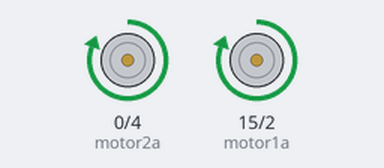
A program run on a simulated MicroPython board. Shown: motor-driver pin pairs drawn as motors (green arrow = first pin HIGH = forward, orange = second pin HIGH = backward, longer = more drive).

Above: at 0.2 s.
At 1.7 s:
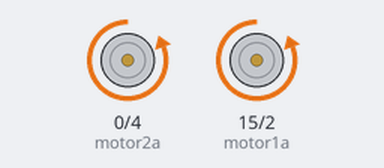
At 3.2 s:
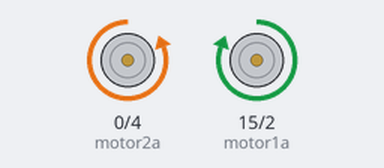
At 6.0 s:
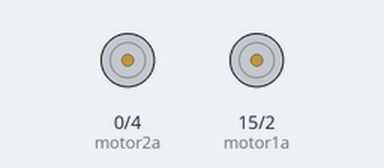
Timing chart, 0 to 9.1 s (numbered marks = the images above):
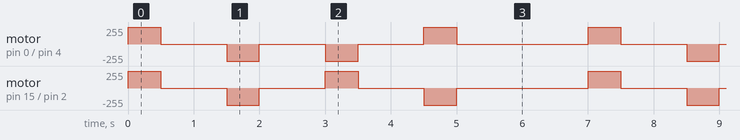

Measured:
- by itself, motor on pin 0 (motor2a) / pin 4 (motor2b): repeats every 7.0 s: 2 × (stopped 1.0 s, backward 255/255 0.50 s), stopped 1.0 s, forward 255/255 0.50 s, stopped 2.0 s, forward 255/255 0.50 s
- by itself, motor on pin 15 (motor1a) / pin 2 (motor1b): repeats every 7.0 s: stopped 1.0 s, backward 255/255 0.50 s, stopped 1.0 s, forward 255/255 0.50 s, stopped 1.0 s, backward 255/255 0.50 s, stopped 2.0 s, forward 255/255 0.50 s

The program:

vehicle_run_test__forward_.py
```python
from machine import Pin
import time
# =====================================================================
int1 = 15 #Brown
int2 = 2  #Red
int3 = 0  #Orange
int4 = 4  #Yellow
# =====================================================================
motor1a = Pin(int1,Pin.OUT)
motor1b = Pin(int2,Pin.OUT)
motor2a = Pin(int3,Pin.OUT)
motor2b = Pin(int4,Pin.OUT)
# =====================================================================
def fwd():
    motor1a(1)
    motor1b(0)
    motor2a(1)
    motor2b(0)
def stop():
    motor1a(0)
    motor1b(0)
    motor2a(0)
    motor2b(0)
def back():
    motor1a(0)
    motor1b(1)
    motor2a(0)
    motor2b(1)
def rotationLeft():
    motor1a(1)
    motor1b(0)
    motor2a(0)
    motor2b(1)
def rotationRight():
    motor1a(0)
    motor1b(1)
    motor2a(1)
    motor2b(0)
def rest():
    stop()
    time.sleep(1)
# =====================================================================
while True:
    fwd()
    time.sleep(0.5)
    rest()
    back()
    time.sleep(0.5)
    rest()
    rotationLeft()
    time.sleep(0.5)
    rest()
    rotationRight()
    time.sleep(0.5)
    stop()
    time.sleep(2)

    
```
